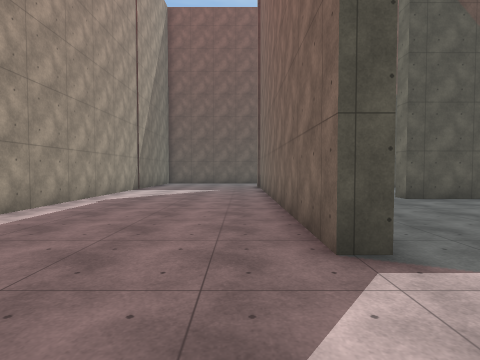
View 1 (above)

24 first-person views from a walk through a 3-D level made in the Unity game engine. The camera is 1.5 m above the floor, tilts 2° down and sees 80° across. The floor is counted in squares, 2 m on a side. Each view is taken from the middle of a square. On the plan, view 1 faces up. The plan holds only what a view shows up to about 10 squares ahead; the rest is blank. The place goes on beyond the plan. The player character is not drawn. Surface patterns are stand-ins for the level's own textures.

View 2
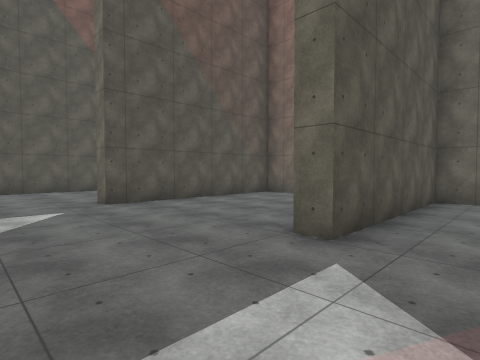

View 3
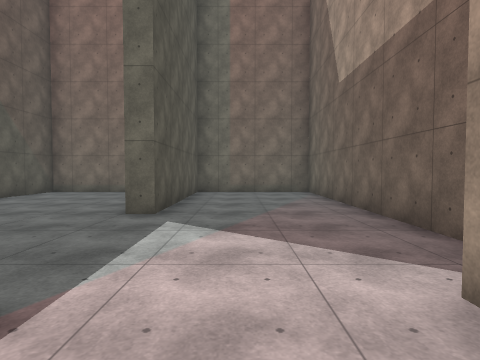

View 4
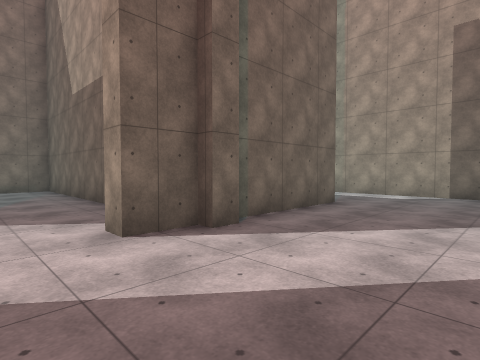

View 5
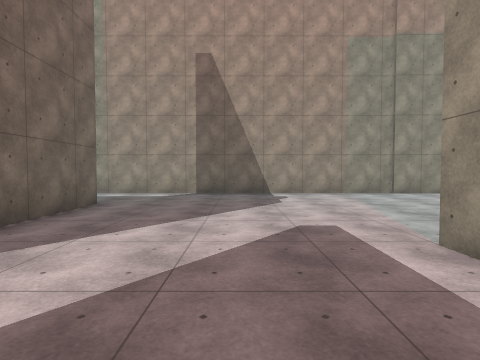

View 6
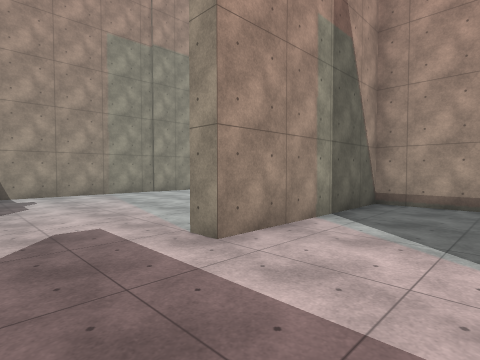

View 7
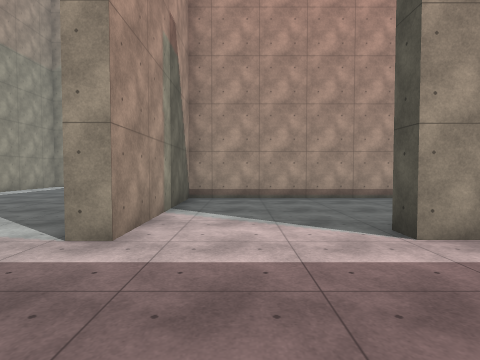

View 8
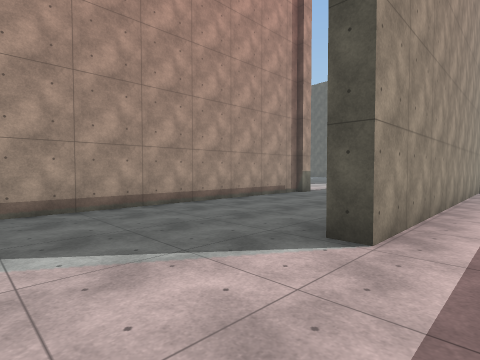

View 9
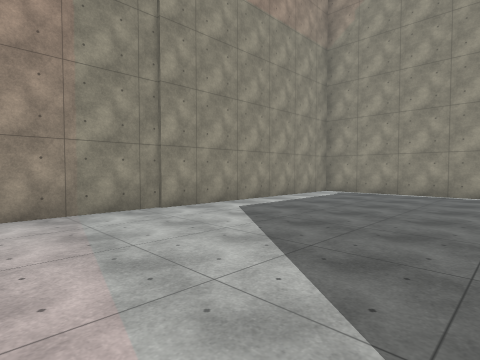

View 10
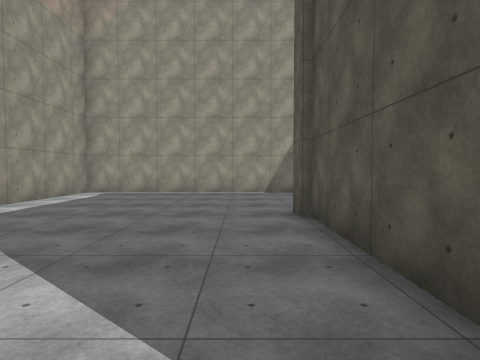

View 11
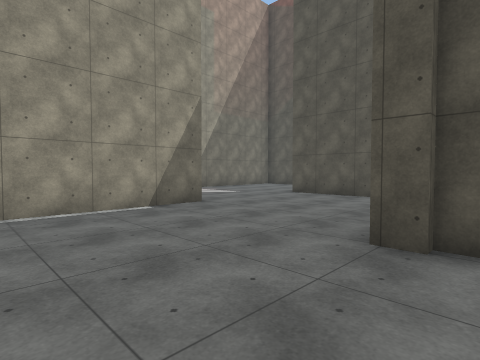

View 12
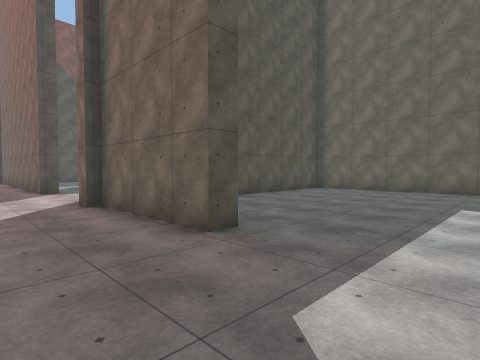

View 13
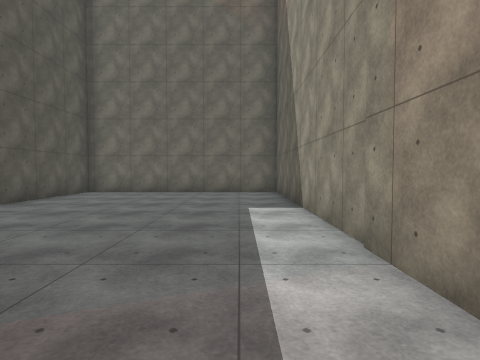

View 14
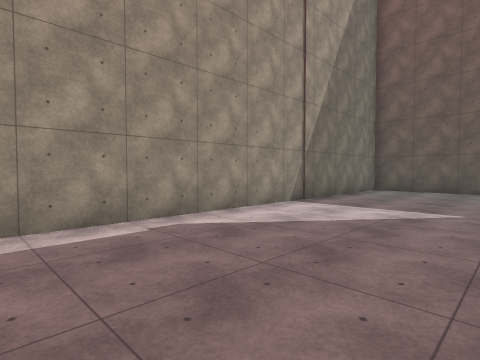

View 15
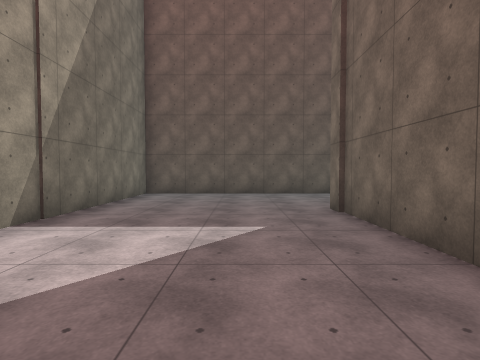

View 16
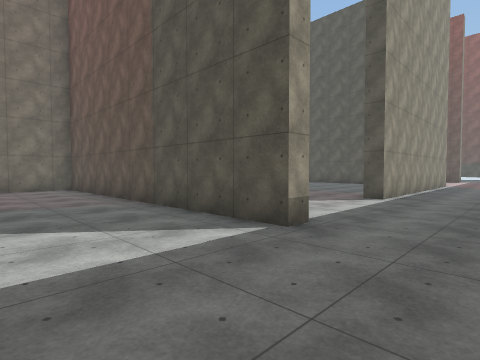

View 17
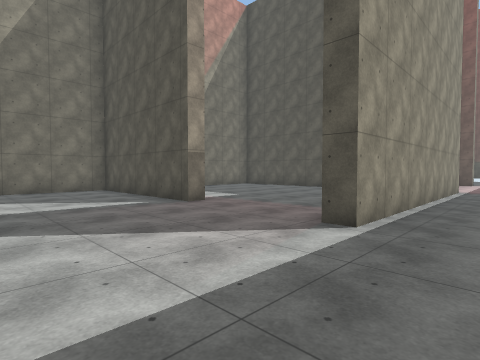

View 18
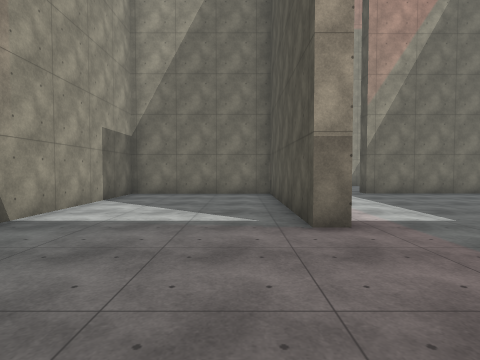

View 19
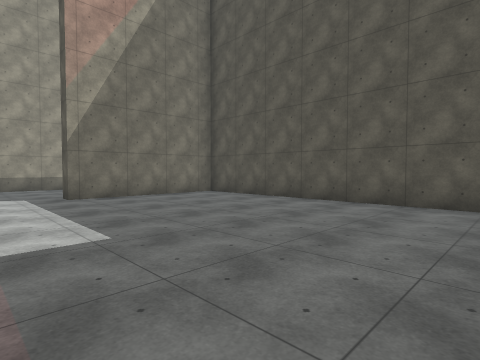

View 20
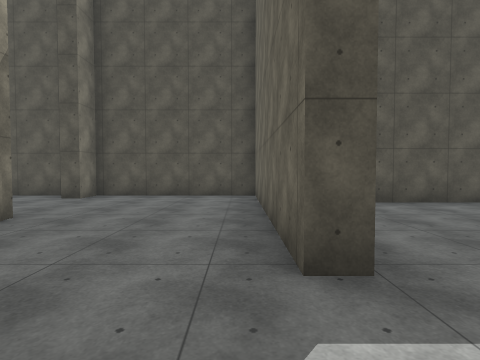

View 21
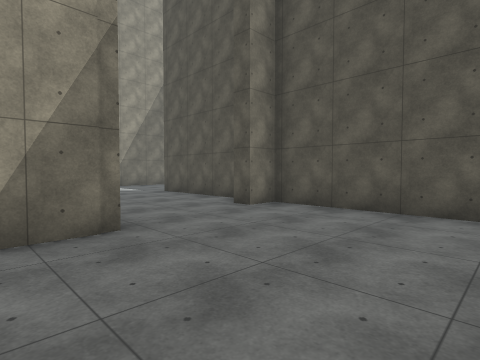

View 22
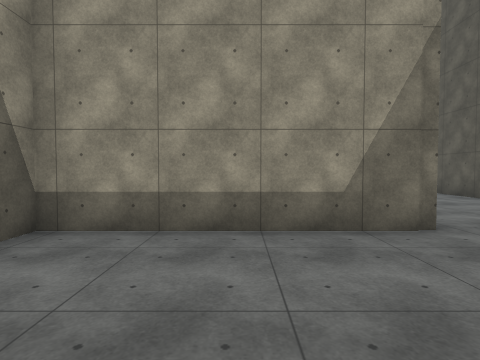

View 23
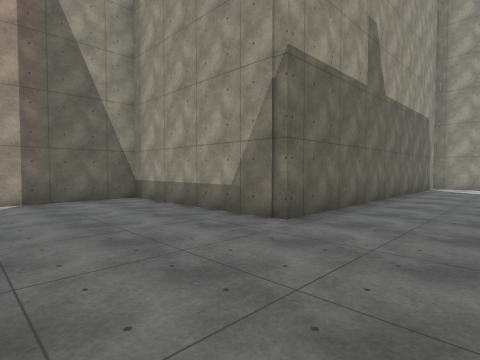

View 24
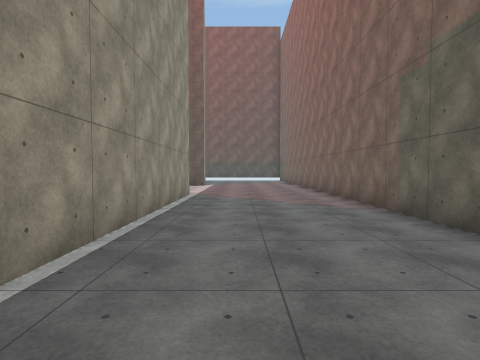

### Floor plan
Points are (right, up) in squares from view 1. A wall is a line through its corners. A room is listed if a view was taken in it or the views show most of it. See-through windows are left out.
Room 1 (views 1, 2, 3, 4, 5, 6, 7, 8, 9, 10, 11, 12, 13, 14, 15, 16, 17, 18, 19, 24)
walls: (5.1, 12) (2.9, 12); (-8.5, 7.9) (-8.5, -1.4) (-4, -1.4) (-4, -1.9); (5.8, 16.6) (5.8, 16.1) (-4, 16.1) (-4, 1.9) (-4.6, 1.9); (1.4, 2.4) (0.9, 2.4) (0.9, 12.6); (1.3, 21.5) (1.3, 21) (-4, 21) (-4, 16.6) (1, 16.6); (9.8, 4.9) (9.8, 7.4) (4.3, 7.4) (4.3, 8); (-11, 3.2) (-13.6, 3.2); (0.9, -1.8) (0.9, -1.4) (1.2, -1.4) (1.2, -0.3) (1.8, -0.3); (2.9, -1.4) (9.8, -1.4) (9.8, 2.4) (4.9, 2.4) (4.9, 3); (-5.2, -1.8) (-8.6, -1.8); (-8.5, -2) (-9.1, -2); (9.8, 23.2) (9.8, 30); (1.8, -5.3) (1.2, -5.3) (1.2, -1.8); (-13.5, -0.8) (-13.5, -8.2) (9.8, -8.2) (9.8, -1.8) (5, -1.8); (-4, 28.1) (-4, 24) (-4.5, 24); (3.5, 28.6) (-3.6, 28.6); (5.5, 29.1) (5.5, 20.7) (4.9, 20.7)
ways out: opening at (-4, 22.5) to room 2; opening at (-14, 3)
Room 2 (views 20, 21, 22, 23)
walls: (-9.2, 29.5) (-9.8, 29.5); (-4.5, 24) (-4.5, 30); (-10.1, 30.4) (-14.2, 30.4); (-4.5, 30.4) (-9.2, 30.4); (-14.5, 26.5) (-8.5, 26.5) (-8.5, 21.5) (-5.6, 21.5)
ways out: opening at (-4, 22.5) to room 1; gap at (-14, 30)

Where each view was taken, in squares from view 1:
view 1: 0 up, 0 right, facing up
view 2: 1 up, 2 right, facing up-right
view 3: 1 up, 0 right, facing right
view 4: 1 up, 2 left, facing down-right
view 5: 1 up, 2 left, facing down
view 6: 1 up, 2 left, facing down-left
view 7: 0 up, 1 left, facing left
view 8: 1 down, 3 left, facing up-left
view 9: 3 down, 4 left, facing down-left
view 10: 3 down, 4 left, facing left
view 11: 5 down, 8 left, facing up-left
view 12: 8 down, 1 left, facing up-right
view 13: 7 down, 0 right, facing right
view 14: 5 up, 0 right, facing up-left
view 15: 7 up, 1 left, facing up
view 16: 13 up, 8 right, facing up-left
view 17: 17 up, 7 right, facing up-left
view 18: 20 up, 5 right, facing left
view 19: 22 up, 4 right, facing up-left
view 20: 22 up, 5 left, facing up
view 21: 25 up, 5 left, facing up-left
view 22: 24 up, 5 left, facing left
view 23: 29 up, 5 left, facing down-left
view 24: 20 up, 7 right, facing up
